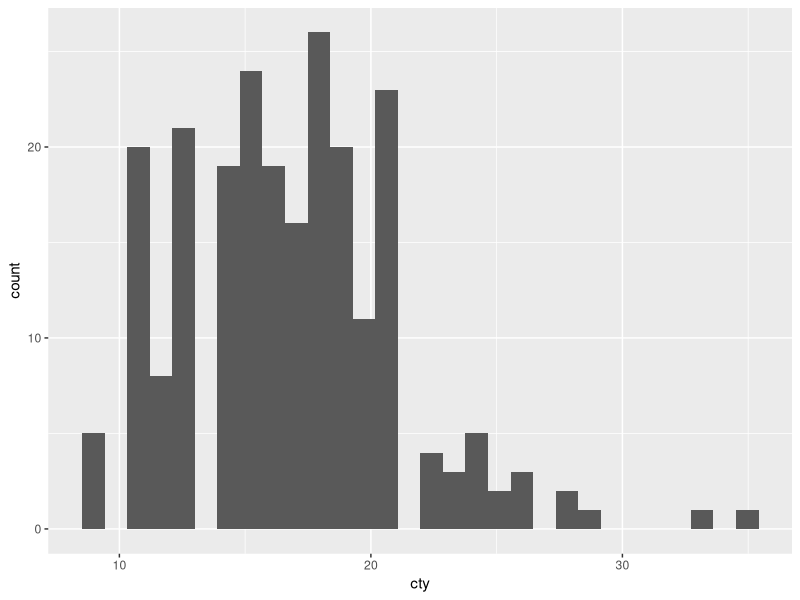
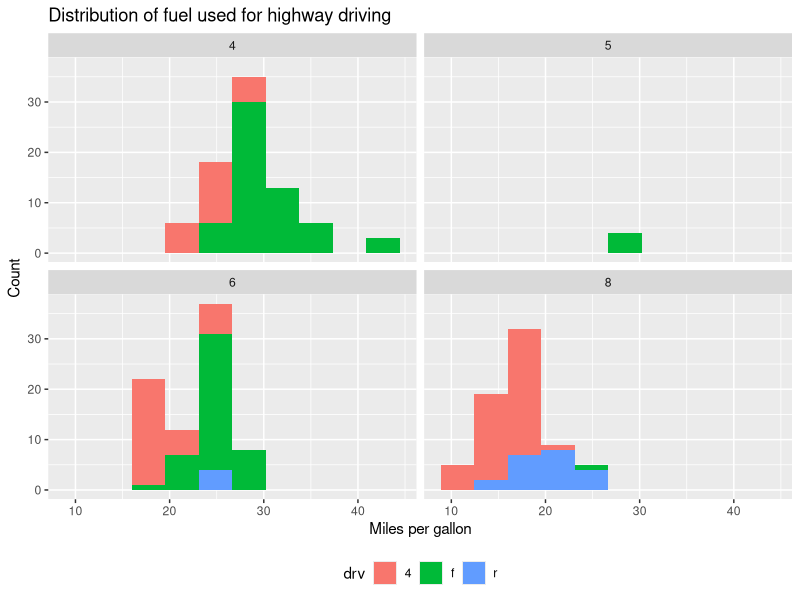

Source code (R) for these figures, in order:
library("ggplot2")

ggplot(data = mpg) + 
  geom_histogram(mapping = aes(x = cty))
head(mpg)


# class problem

k <- ggplot(data = mpg) + 
  geom_histogram(mapping = aes(x = hwy, fill = drv), bins = 10) + 
  labs(title = "Distribution of fuel used for highway driving",
       x = "Miles per gallon", y = "Count") +
  theme(legend.position="bottom") + facet_wrap(~cyl)

ggsave("highway.pdf", plot = k)
